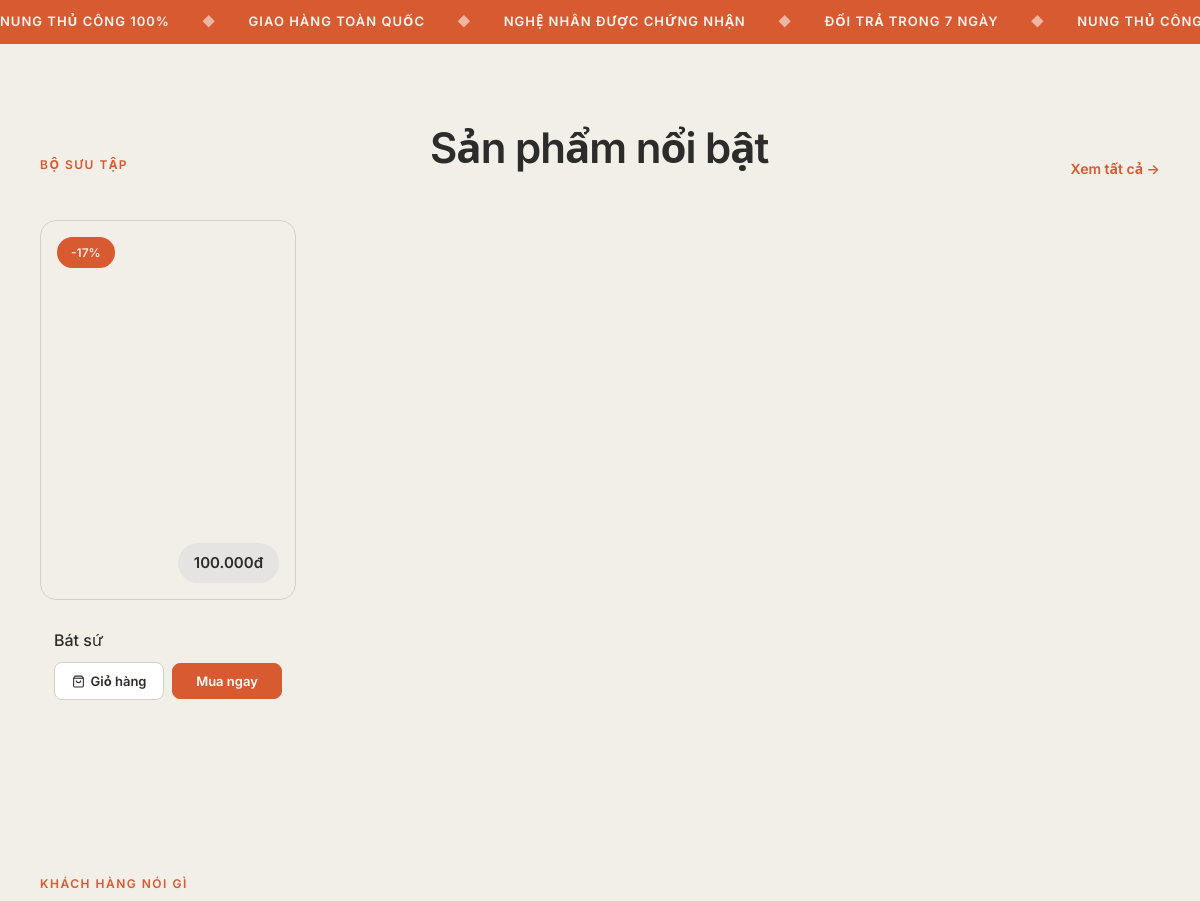
Before: / (middle part) with the older database file.
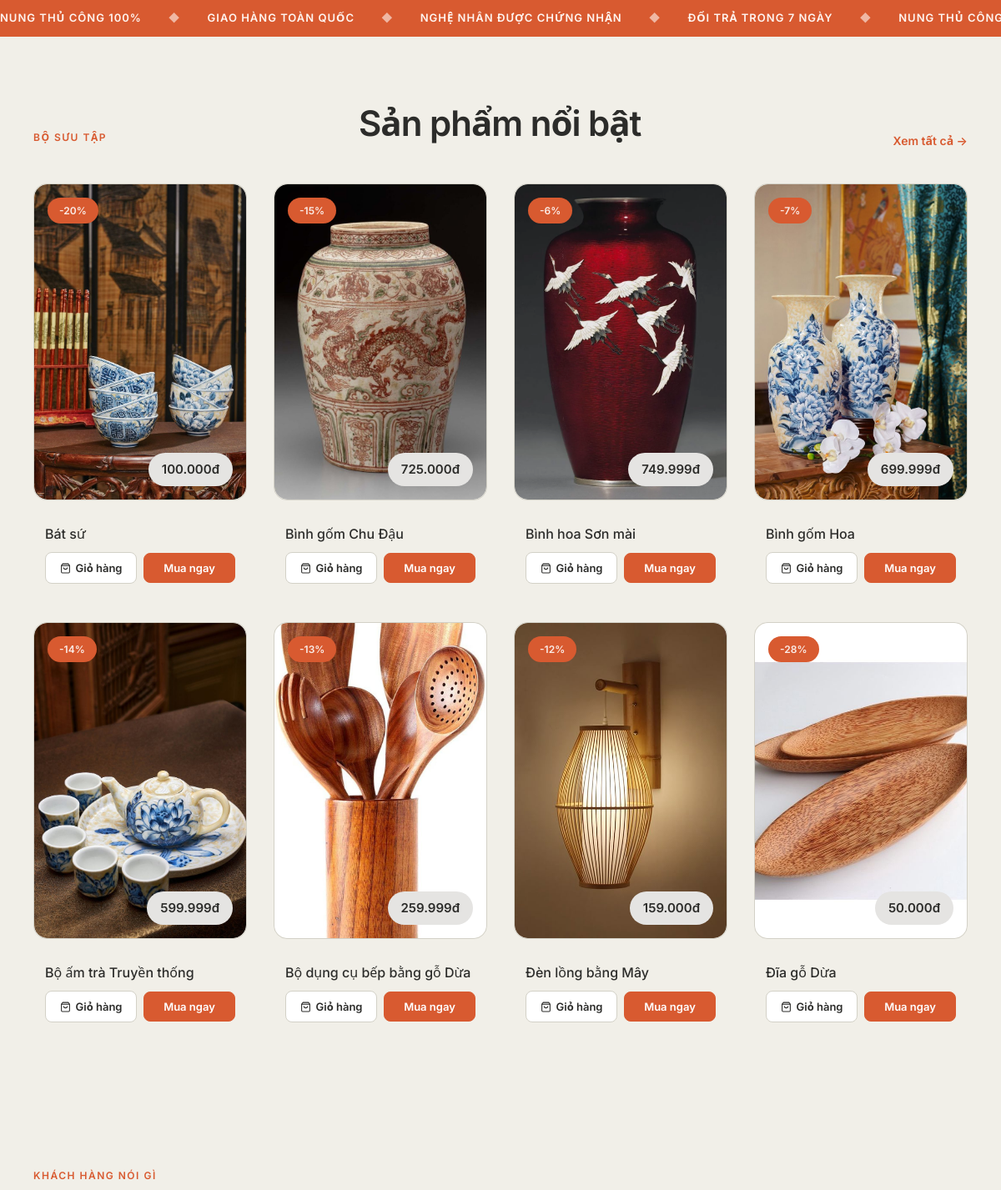
After: the same page with the newer database file.
### tables this page shows
CREATE TABLE `products` (
  `id` int(10) UNSIGNED NOT NULL,
  `name` varchar(200) NOT NULL,
  `category_id` int(10) UNSIGNED NOT NULL,
  `price` decimal(12,0) NOT NULL DEFAULT 0,
  `old_price` decimal(12,0) DEFAULT NULL,
  `badge` varchar(30) DEFAULT NULL,
  `image_url` varchar(500) DEFAULT NULL,
  `description` text DEFAULT NULL,
  `style` varchar(50) DEFAULT NULL,
  `color` varchar(50) DEFAULT NULL,
  `sub_type` varchar(50) DEFAULT NULL,
  `image_class` varchar(30) DEFAULT NULL,
  `created_at` timestamp NOT NULL DEFAULT current_timestamp()
);

### includes/product-card.php (the view, shortened to what this page needs)
<?php
if (!function_exists('render_product_card')) {
    function render_product_card(array $p, array $opts = []) {
        $id       = (int)$p['id'];
        $name     = (string)$p['name'];
        $image    = (string)($p['image_url'] ?? '');
        $badge    = (string)($p['badge'] ?? '');
        $is_sale  = !empty($opts['sale']);
        $name_html = $opts['name_html'] ?? htmlspecialchars($name);
        $data_attrs = 'data-id="' . $id . '"'
            . ' data-name="' . htmlspecialchars($name, ENT_QUOTES) . '"'
            . ' data-price="' . (int)$p['price'] . '"'
            . ' data-image="' . htmlspecialchars($image, ENT_QUOTES) . '"';
        ?>
        <div class="product-card">
            <div class="product-img" onclick="location.href='product.php?id=<?= $id ?>'">
                <?php if ($image !== ''): ?>
                    <img src="<?= htmlspecialchars($image) ?>" alt="<?= htmlspecialchars($name) ?>" class="real-product-img">
                <?php else: ?>
                    <div class="fallback-img <?= htmlspecialchars((string)($p['image_class'] ?? '')) ?>"></div>
                <?php endif; ?>
                <?php if ($badge !== ''): ?>
                    <div class="product-badge <?= $is_sale ? 'sale-badge' : ($badge === 'Mới' ? 'new-badge' : '') ?>">
                        <?= htmlspecialchars($badge) ?>
                    </div>
                <?php endif; ?>
                <div class="price-floating-badge"><?= number_format($p['price'], 0, ',', '.') ?>đ</div>
            </div>
            <div class="product-body">
                <h3 class="product-name" onclick="location.href='product.php?id=<?= $id ?>'"><?= $name_html ?></h3>
                <div class="product-actions">
                    <button class="btn-add-cart" <?= $data_attrs ?>>
                        <svg width="13" height="13" viewBox="0 0 24 24" fill="none" stroke="currentColor" stroke-width="2"><path d="M6 2 3 6v14a2 2 0 0 0 2 2h14a2 2 0 0 0 2-2V6l-3-4z"/><line x1="3" y1="6" x2="21" y2="6"/><path d="M16 10a4 4 0 0 1-8 0"/></svg>
                        Giỏ hàng
                    </button>
                    <button class="btn-buy-now" <?= $data_attrs ?>>Mua ngay</button>
                </div>
            </div>
        </div>
        <?php
    }
}

### index.php (shortened to what this page needs)
<?php
require_once 'config/database.php';
require_once 'includes/product-card.php';
?>
<?php include 'includes/header.php'; ?>
<div class="ticker-wrap">
  <div class="ticker">
    <span>Nung thủ công 100%</span><span class="sep">◆</span>
    <span>Giao hàng toàn quốc</span><span class="sep">◆</span>
    <span>Nghệ nhân được chứng nhận</span><span class="sep">◆</span>
    <span>Đổi trả trong 7 ngày</span><span class="sep">◆</span>
  </div>
  <div class="ticker">
    <span>Nung thủ công 100%</span><span class="sep">◆</span>
  </div>
</div>
<section class="products-section">
  <div class="section-header">
    <div class="section-eyebrow">Bộ sưu tập</div>
    <h2 class="section-title">Sản phẩm nổi bật</h2>
    <a href="gom-su.php" class="section-link">Xem tất cả →</a>
  </div>
  <div class="products-grid">
    <?php
    $sql_products = "SELECT p.*, c.name as category_name
                     FROM products p
                     JOIN categories c ON p.category_id = c.id
                     ORDER BY p.id ASC LIMIT 8";
    $result_products = $conn->query($sql_products);
    if ($result_products && $result_products->num_rows > 0) {
        while ($row = $result_products->fetch_assoc()) {
            render_product_card($row);
        }
    } else {
        echo "<p>Chưa có sản phẩm nào.</p>";
    }
    ?>
  </div>
</section>
<section class="testimonial-section">
  <div class="section-eyebrow">Khách hàng nói gì</div>
</section>
<?php include 'includes/footer.php'; ?>

Changed rows visible on the page:
removed products: badge "-17%", price "100.000", name "Bát sứ"
added products: image_url (picture), badge "-20%", price "100.000", name "Bát sứ"
added products: image_url (picture), badge "-15%", price "725.000", name "Bình gốm Chu Đậu"
added products: image_url (picture), badge "-6%", price "749.999", name "Bình hoa Sơn mài"
added products: image_url (picture), badge "-7%", price "699.999", name "Bình gốm Hoa"
added products: image_url (picture), badge "-14%", price "599.999", name "Bộ ấm trà Truyền thống"
added products: image_url (picture), badge "-13%", price "259.999", name "Bộ dụng cụ bếp bằng gỗ Dừa"
added products: image_url (picture), badge "-12%", price "159.000", name "Đèn lồng bằng Mây"
added products: image_url (picture), badge "-28%", price "50.000", name "Đĩa gỗ Dừa"
